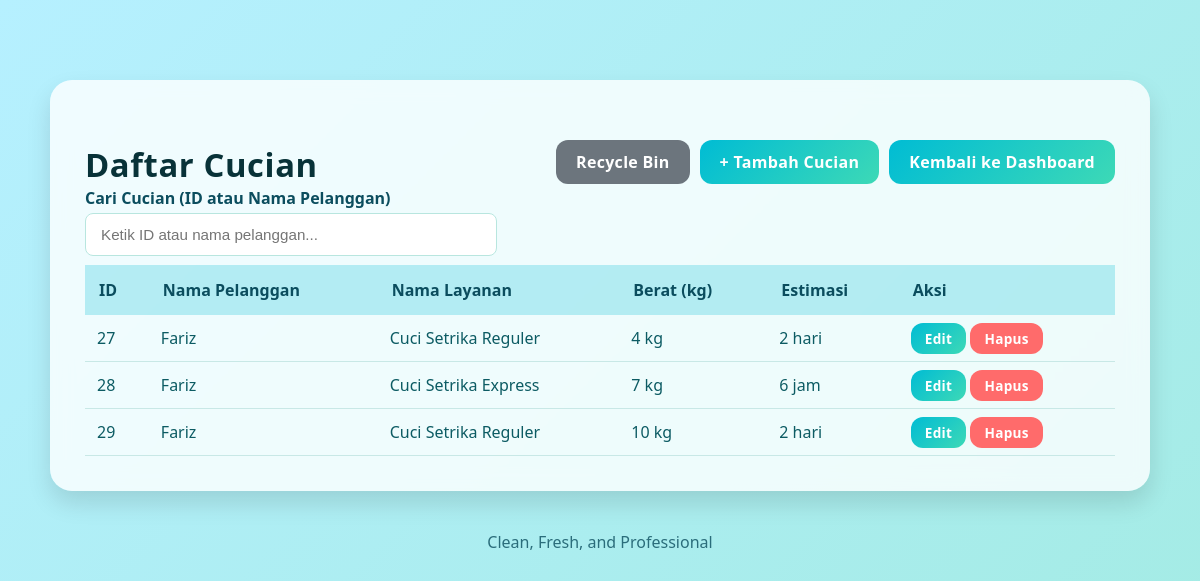
/app/Controllers/LayananController.php?aksi=index, run on an earlier commit of the app's database.
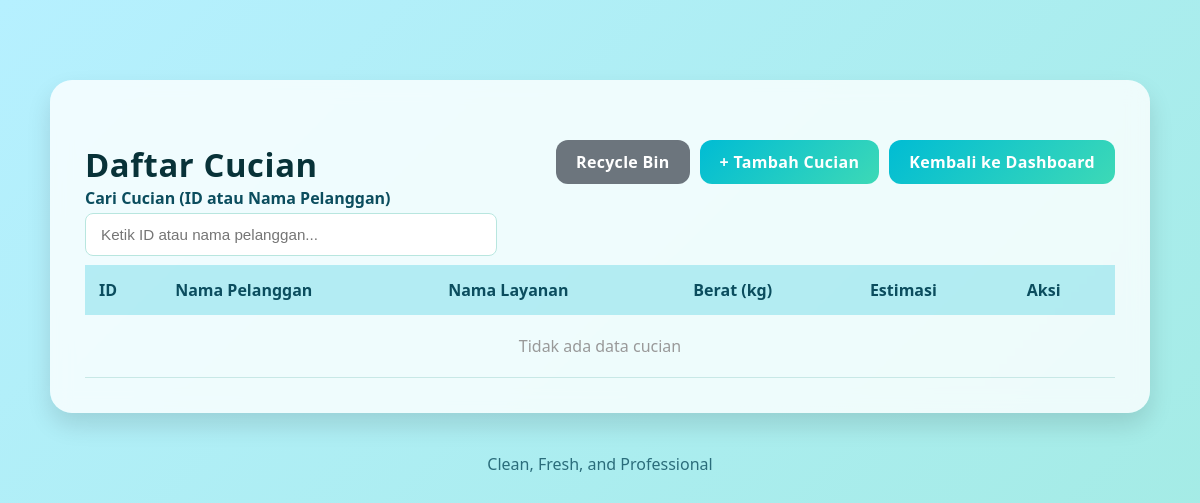
And on a later commit of the database.
### tables this page shows
CREATE TABLE `layanan` (
  `id_layanan` int(11) NOT NULL,
  `id_pelanggan` int(11) DEFAULT NULL,
  `nama_layanan` varchar(100) NOT NULL,
  `berat` int(11) DEFAULT 0,
  `estimasi` varchar(50) DEFAULT NULL,
  `status` varchar(20) DEFAULT 'proses',
  `deleted_at` datetime DEFAULT NULL
);

CREATE TABLE `pelanggan` (
  `id_pelanggan` int(11) NOT NULL,
  `nama` varchar(100) NOT NULL,
  `no_hp` varchar(20) DEFAULT NULL,
  `alamat` text DEFAULT NULL,
  `deleted_at` datetime DEFAULT NULL
);

### core/Controller.php (called while the page is built, shortened)
<?php
class Controller {
    public function model($model) {
        return new $model;
    }
    public function view($path, $data = []) {
        extract($data);
        $viewFile = __DIR__ . "/../app/Views/$path.php";
        require_once $viewFile;
    }
}

### config/koneksi.php (called while the page is built, shortened)
<?php
class Database {
    private static $instance = null;
    public static function connect() {
        if (self::$instance === null) {
            try {
                self::$instance = new PDO(
                    "mysql:host=" . DB_HOST . ";dbname=" . DB_NAME . ";charset=utf8mb4",
                    DB_USER,
                    DB_PASS,
                    [
                        PDO::ATTR_ERRMODE => PDO::ERRMODE_EXCEPTION,
                        PDO::ATTR_DEFAULT_FETCH_MODE => PDO::FETCH_ASSOC,
                        PDO::ATTR_EMULATE_PREPARES => false
                    ]
                );
            } catch (PDOException $e) {
                die("Database Connection Error: " . $e->getMessage());
            }
        }
        return self::$instance;
    }
}

### core/Model.php (called while the page is built, shortened)
<?php
require_once __DIR__ . '/../config/koneksi.php';
require_once __DIR__ . '/QueryBuilder.php';
class Model {
    protected $db;
    protected $table;
    public function __construct() {
        $this->db = Database::connect();
    }
    protected function getQueryBuilder($table = null, $pk = 'id') {
        return new QueryBuilder($this->db, $table ?? $this->table, $pk);
    }
}

### core/QueryBuilder.php (called while the page is built, shortened)
<?php
class QueryBuilder {
    protected $pdo;
    public function __construct($pdo = null, $table = null, $pk = 'id') {
        $this->pdo = $pdo ?? $GLOBALS['db'] ?? null;
    }
    public function raw($sql, $params = []) {
        $stmt = $this->pdo->prepare($sql);
        $stmt->execute($params);
        return $stmt->fetchAll();
    }
}
?>

### app/Models/Layanan.php (called while the page is built, shortened)
<?php
require_once __DIR__ . '/../../core/Model.php';
    class Layanan extends Model {
        protected $table = 'layanan';
        protected $primaryKey = 'id_layanan';
        public function getAll() {
            $qb = $this->getQueryBuilder($this->table, $this->primaryKey);
            return $qb->raw(
                "SELECT l.*, p.nama as nama_pelanggan
                FROM {$this->table} l
                LEFT JOIN pelanggan p ON l.id_pelanggan = p.id_pelanggan
                WHERE l.deleted_at IS NULL
                ORDER BY l.id_layanan ASC"
            );
        }
    }

### app/Views/layanan/index.php (the view, shortened to what the changed rows need)
<!DOCTYPE html>
<html lang="id">
<head>
<link rel="stylesheet" href="/bellaundry/public/assets/css/style.css">
</head>
<body>
<div class="container-crud">
        <div class="card-crud">
                <div style="display:flex; justify-content:space-between; align-items:center;">
                        <h2 class="card-title">Daftar Cucian</h2>
                </div>
                <table class="table-crud" id="tabelCucian" style="margin-top: 9px;">
                        <tr>
                                <th>ID</th>
                                <th>Nama Pelanggan</th>
                                <th>Nama Layanan</th>
                                <th>Berat (kg)</th>
                                <th>Estimasi</th>
                                <th>Aksi</th>
                        </tr>
                        <?php if (!empty($layanan)):
                                foreach ($layanan as $row): ?>
                                <tr class="row-layanan" data-id="<?= $row['id_layanan'] ?>" data-nama="<?= strtolower(htmlspecialchars($row['nama_pelanggan'] ?? '')) ?>">
                                        <td><?= $row['id_layanan'] ?></td>
                                        <td><?= htmlspecialchars($row['nama_pelanggan'] ?? '-') ?></td>
                                        <td><?= htmlspecialchars($row['nama_layanan']) ?></td>
                                        <td><?= $row['berat'] ?? 0 ?> kg</td>
                                        <td><?= htmlspecialchars($row['estimasi']) ?></td>
                                        <td>
                                                <a href="/bellaundry/app/Controllers/LayananController.php?aksi=edit&id=<?= $row['id_layanan'] ?>" class="btn-gradient" style="padding:6px 14px; font-size:0.85rem;">Edit</a>
                                                <a href="/bellaundry/app/Controllers/LayananController.php?aksi=delete&id=<?= $row['id_layanan'] ?>" onclick="return confirm('Yakin ingin hapus?')" class="btn-gradient" style="background:#ff6b6b; padding:6px 14px; font-size:0.85rem;">Hapus</a>
                                        </td>
                                </tr>
                        <?php endforeach;
                        else: ?>
                                <tr>
                                        <td colspan="6" style="text-align:center; padding:20px; color:#999;">Tidak ada data cucian</td>
                                </tr>
                        <?php endif; ?>
                </table>
        </div>
</div>
</body>
</html>

What changed in the data, as far as the page shows it:
removed layanan: id_layanan "27", id_pelanggan.nama "Fariz", nama_layanan "Cuci Setrika Reguler", berat "4", estimasi "2 hari"
removed layanan: id_layanan "28", id_pelanggan.nama "Fariz", nama_layanan "Cuci Setrika Express", berat "7", estimasi "6 jam"
removed layanan: id_layanan "29", id_pelanggan.nama "Fariz", nama_layanan "Cuci Setrika Reguler", berat "10", estimasi "2 hari"
Also different on the page:
text now shown: "Tidak ada data cucian"
